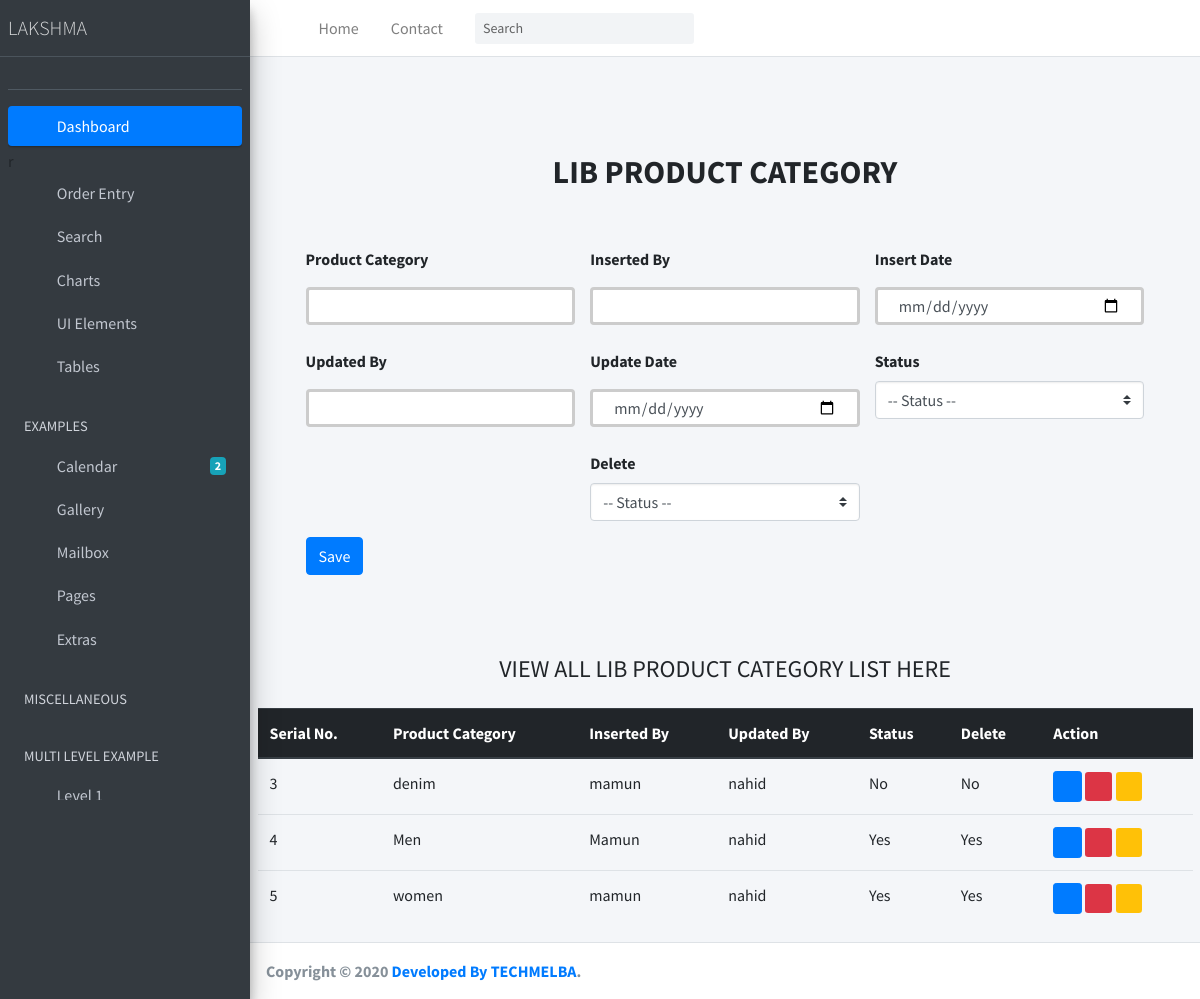
The page /lib_prod_cat/ on the database its author committed.
### Lakshma_ERP_App/models.py (models this page shows, shortened)
class LibProductCate(models.Model):
    STATUS = (
        ('Yes', 'Yes'),
        ('No', 'No'),
    )
    product_cate = models.CharField(max_length=200, null=True)
    inserted_by = models.CharField(max_length=120, null=True)
    insert_date = models.DateTimeField(default=now)
    updated_by = models.CharField(max_length=120, null=True)
    update_date = models.DateTimeField(default=now)
    status_active = models.CharField(max_length=20, choices=STATUS, default=0, null=True)
    is_deleted = models.CharField(max_length=20, choices=STATUS, default=1, null=True)

### Lakshma_ERP_App/views.py (the view, shortened to what this page needs)
# urls.py: path('lib_prod_cat/', LibProdCat.as_view(), name='LibProdCat'),
class LibProdCat(View):
    def get(self, request):
        prod_cate = LibProductCate.objects.all()
        context = {
            'prod_cate':prod_cate
        }
        return render(request, 'Order_Entry/lib_prod_cat.html', context)

### templates/Order_Entry/lib_prod_cat.html (shortened to what this page needs)
{% extends 'index.html' %}
{% block body %}
<div class="container p-5 bg-color">
    <div class="py-5 text-center">
      <h2 class="text-uppercase font-weight-bold">LIB PRODUCT CATEGORY</h2>
    </div>
    <div class="col-md-12 order-md-1 mb-2">
      <form class="needs-validation " method="post" action="" enctype="multipart/form-data">
        <div class="row justify-content-center">
           <div class="col-md-4 mb-3">
            <label for="product_cate    ">Product Category</label>
            <input
            name="product_cate    "
              type="text"
              class="form-control"
              id="product_cate    "
              placeholder=""
              value=""
              required=""
            />
          </div>
          <div class="col-md-4 mb-3">
            <label for="inserted_by    ">Inserted By</label>
            <input
              name="inserted_by    "
              type="text"
              class="form-control"
              id="inserted_by    "
              placeholder=""
              value=""
            />
          </div>
          <div class="col-md-4 mb-3">
            <label for="insert_date    ">Insert Date</label>
            <input
              name="insert_date    "
              type="date"
              class="form-control"
              id="insert_date    "
              placeholder=""
              value=""
            />
          </div>
          <div class="col-md-4 mb-3">
            <label for="updated_by    ">Updated By</label>
            <input
              name="updated_by    "
              type="text"
              class="form-control"
              id="updated_by    "
              placeholder=""
              value=""
            />
          </div>
          <div class="col-md-4 mb-3">
            <label for="update_date    ">Update Date</label>
            <input
              name="update_date    "
              type="date"
              class="form-control"
              id="update_date    "
              placeholder=""
              value=""
            />
          </div>
          <div class="col-md-4 mb-3">
            <label for="status_active    ">Status</label>
            <select
            name="status_active "
            class="custom-select d-block w-100"
            id="status_active "
          >
          <option value="">-- Status --</option>
          </select>
          </div>
          <div class="col-md-4 mb-3">
            <label for="is_deleted     ">Delete</label>
            <select
            name="is_deleted  "
            class="custom-select d-block w-100"
            id="is_deleted  "
          >
          <option value="">-- Status --</option>
          </select>
          </div>
        </div>
        <button type="submit" class="btn btn-primary">Save</button>
      </form>
    </div>
    </div>
    <div class="container mt-4">
      <h4 class="text-center mb-4">VIEW ALL LIB PRODUCT CATEGORY LIST HERE</h4>
      <div class="table-responsive">
      <table class="table table-hover">
        <thead class="thead-dark">
          <tr>
            <th scope="col">Serial No.</th>
            <th scope="col">Product Category</th>
            <th scope="col">Inserted By</th>
            <th scope="col">Updated By</th>
            <th scope="col">Status</th>
            <th scope="col">Delete</th>
            <th scope="col">Action</th>
          </tr>
        </thead>
        <tbody>
          {% for i in prod_cate  %}
          <tr>
            <td>{{i.id}}</td>
            <td>{{i.product_cate}}</td>
            <td>{{i.inserted_by}}</td>
            <td>{{i.updated_by}}</td>
            <td>{{i.status_active}}</td>
            <td>{{i.is_deleted}}</td>
            <td>
             <a href="/view_sub_department/{{i.id}}"><i class="fas fa-eye btn btn-primary btn-sm" ></i></a>
             <a href="/edit_sub_department/{{i.id}}"><i class="fas fa-pencil-alt btn-danger btn-sm"></i></a>
             <a href="/delete_sub_department/{{i.id}}"><i class="far fa-trash-alt btn-warning btn-sm"></i></a>
            </td>
          </tr>
          {% endfor %}
        </tbody>
      </table>
      </div>
    </div>
{%endblock body%}

### templates/index.html (style rules this page uses)
input[type=text] { width: 100%; padding: 12px 20px; margin: 8px 0; box-sizing: border-box; border: 3px solid #ccc; -webkit-transition: 0.5s; transition: 0.5s; outline: none; }
input[type=date] { width: 100%; padding: 12px 20px; margin: 8px 0; box-sizing: border-box; border: 3px solid #ccc; -webkit-transition: 0.5s; transition: 0.5s; outline: none; }

### rows shown on the page
LibProductCate: id "3", product_cate "denim", inserted_by "mamun", updated_by "nahid", status_active "No", is_deleted "No"
LibProductCate: id "4", product_cate "Men", inserted_by "Mamun", updated_by "nahid", status_active "Yes", is_deleted "Yes"
LibProductCate: id "5", product_cate "women", inserted_by "mamun", updated_by "nahid", status_active "Yes", is_deleted "Yes"
